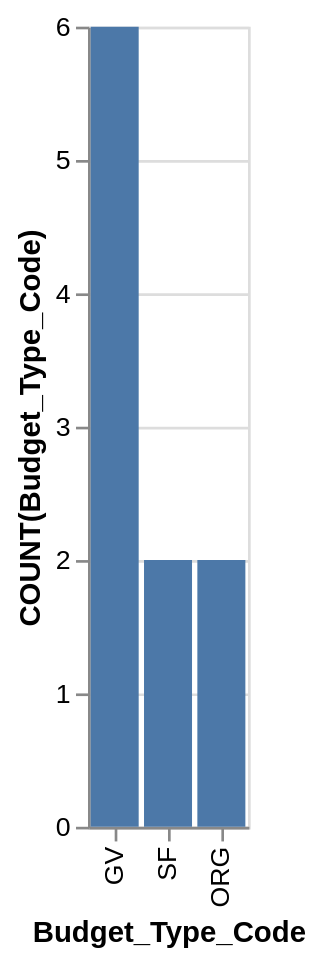

The Vega-Lite source for this figure:
### Vega-Lite specification from a JSON file in a GitHub repository (floating-point values rounded to 4 significant figures)
{"data": {"values": [{"x_data": "GV", "y_data": 6}, {"x_data": "SF", "y_data": 2}, {"x_data": "ORG", "y_data": 2}]}, "mark": "bar", "encoding": {"x": {"field": "x_data", "type": "nominal", "title": "Budget_Type_Code", "sort": {"op": "sum", "field": "y_data", "order": "descending"}}, "y": {"field": "y_data", "type": "quantitative", "title": "COUNT(Budget_Type_Code)"}}}
